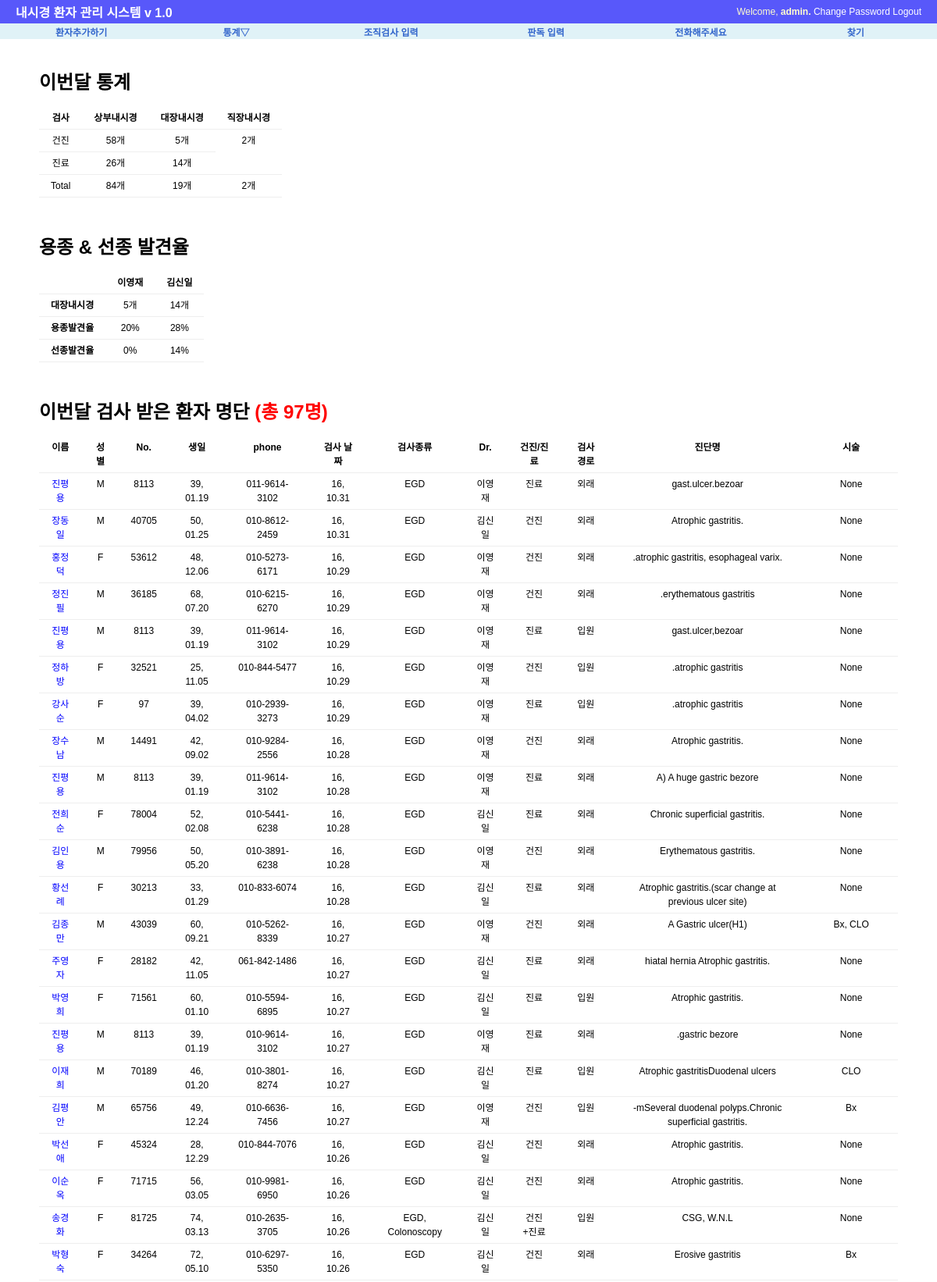
The page /procedure/thismonth/ (signed in, upper part) on the database its author committed.
### procedure/models.py (models this page shows, shortened)
class Exam(models.Model):
    exam_date=models.DateField('검사 날짜', default=date.today)
    exam_type=MultiSelectField('내시경 종류', max_length=20, max_choices=3,choices=(('E', 'EGD'),('C','Colonoscopy'), ('S','Sigmoidoscopy')))
    exam_doc=models.CharField('의사', max_length=30, choices=(('이영재','이영재'),('김신일','김신일')), default='김신일')
    exam_class=models.CharField('건진/진료',max_length=30, choices=(('건진',"건진"),('진료',"진료"),('건진+진료',"건진+진료")), default='건진')
    exam_place=models.CharField('외래/입원', max_length=20, choices=(('입원', '입원'), ('외래', '외래')), default='외래')
    patient_name=models.CharField('환자 이름', max_length=50)
    hospital_no=models.CharField('환자등록 번호', max_length=10)
    patient_sex=models.CharField('성별',max_length=10, choices=(('M',"남자"),('F', "여자")), default='M')
    patient_birth=models.DateField('생일', auto_now=False)
    patient_phone=models.CharField("전화번호", max_length=15, default="010-")
    exam_Dx=models.CharField("내시경 진단명",max_length=200)
    exam_procedure=MultiSelectField("시술", max_length=20, max_choices=5, choices=(('None','None'),('Bx',"Bx"),('CLO','CLO'),('Polypectomy', "Polypectomy"),("EMR",'EMR'),
                                                           ('ForeignBody','Foreign Body Remove'),('BleedingControl','Bleeding Control'),('PEG','PEG')))
    Bx_result=models.CharField("조직검사 결과", max_length=200, default=".")
    follow_up=models.IntegerField("추적검사 기간", default=0)
    phone_check=models.CharField("전화 통화 결과", max_length=50, default='.')
    re_visit=models.BooleanField("재방문", default=False)
    class Meta:
        ordering=['-exam_date']

### procedure/views.py (the view)
@login_required
def thismonth(request):
    g_egd=0 #건진위내시경
    j_egd=0 #진료위내시경
    g_colon=0 #건진대장내시경
    j_colon=0 #진료대장내시경
    sig=0
    first_colon=0
    second_colon=0
    first_polyp=0
    second_polyp=0
    first_adenoma=0
    second_adenoma=0
    today=date.today()
    this_month=today.month
    this_year=today.year
    all_patients=Exam.objects.all()
    context={'object_list':[],'g_egd':0, 'j_egd':0, 'total_egd':0, 'g_colon':0, 'j_colon':0, 'total_colon':0, 'sig':0, 'first_colon':0,
             'first_polyp_rate':0, 'first_adr':0, 'second_colon':0, 'second_polyp_rate':0, 'second_adr':0}
    for patient in all_patients:
        if patient.exam_date.year==this_year and patient.exam_date.month==this_month:
            context['object_list'].append(patient)
            if 'E' in patient.exam_type:
                if patient.exam_class =='건진':
                    g_egd+=1
                elif patient.exam_class=="진료":
                    j_egd+=1
                elif patient.exam_class == "건진+진료":
                    g_egd+=1
            if 'C' in patient.exam_type:
                if patient.exam_doc=="이영재":
                    first_colon+=1
                    if 'Polypectomy' in patient.exam_procedure or 'EMR' in patient.exam_procedure:
                        first_polyp+=1
                    if 'adenoa' in patient.Bx_result:
                        first_adenoma+=1
                elif patient.exam_doc=="김신일":
                    second_colon+=1
                    if 'Polypectomy' in patient.exam_procedure or 'EMR' in patient.exam_procedure:
                        second_polyp+=1
                    if 'adenoma' in patient.Bx_result:
                        second_adenoma+=1
                if patient.exam_class=="건진":
                    g_colon+=1
                elif patient.exam_class=="진료":
                    j_colon+=1
                elif patient.exam_class=="건진+진료":
                    j_colon+=1
            if 'S' in patient.exam_type : sig+=1
    context['g_egd']=g_egd
    context['j_egd'] = j_egd
    context['total_egd']=g_egd+j_egd
    context['g_colon']=g_colon
    context['j_colon']=j_colon
    context['total_colon']=g_colon+j_colon
    context['sig']=sig
    context['first_colon']=first_colon
    context['second_colon']=second_colon
    if first_colon !=0:
        context['first_polyp_rate']=int(float(first_polyp)/first_colon *100)
        context['first_adr'] = int(float(first_adenoma) / first_colon * 100)
    else : context['first_polyp_rate']='None'
    if second_colon !=0:
        context['second_polyp_rate'] = int(float(second_polyp) / second_colon * 100)
        context['second_adr'] = int(float(second_adenoma) / second_colon * 100)
    else : context['second_polyp_rate']='None'
    return render(request, 'procedure/this_month_list.html', context)

### procedure/templates/procedure/this_month_list.html (shortened to what this page needs)
{%  extends "base.html" %}
{% block content %}
<div id="content">
    <h1> 이번달 통계</h1>
    <table>
        <tr>
            <th> 검사 </th>
            <th> 상부내시경 </th>
            <th> 대장내시경</th>
            <th> 직장내시경 </th>
        </tr>
        <tr>
            <td> 건진</td>
            <td> {{g_egd}}개</td>
            <td> {{g_colon}}개</td>
            <td rowspan="2"> {{sig}}개</td>
        </tr>
        <tr>
            <td> 진료 </td>
            <td> {{j_egd}}개</td>
            <td> {{j_colon}}개</td>
        </tr>
        <tr>
            <td> Total</td>
            <td>{{total_egd}}개</td>
            <td> {{total_colon}}개</td>
            <td> {{sig}}개 </td>
        </tr>
    </table>
     <br><br>
    <h1> 용종 & 선종 발견율</h1>
    <table>
        <tr>
            <th> </th>
            <th> 이영재</th>
            <th> 김신일</th>
        </tr>
        <tr>
            <td> <strong>대장내시경</strong></td>
            <td> {{first_colon}}개</td>
            <td> {{second_colon}}개</td>
        </tr>
        <tr>
            <td> <strong>용종발견율</strong></td>
            <td> {{first_polyp_rate}}%</td>
            <td> {{second_polyp_rate}}%</td>
        </tr>
        <tr>
            <td> <strong>선종발견율</strong></td>
            <td> {{first_adr}}%</td>
            <td> {{second_adr}}%</td>
        </tr>
    </table>
    <br><br>
    <h1> 이번달 검사 받은 환자 명단 <font color="red">(총 {{object_list | length }}명)</font></h1>
    {%  if object_list %}
        <table>
        <tr>
        <th> 이름</th>
        <th> 성별</th>
        <th> No.</th>
        <th> 생일</th>
        <th> phone</th>
        <th> 검사 날짜</th>
        <th> 검사종류</th>
        <th> Dr.</th>
        <th> 건진/진료</th>
        <th> 검사 경로</th>
        <th> 진단명</th>
        <th> 시술</th>
        </tr>
    {%  for list in object_list %}
        <tr>
        <td><a href="{% url 'procedure:month_update' list.id %}"><font color="blue">{{ list.patient_name }}</font></a></td>
        <td>{{ list.patient_sex }}</td>
        <td>{{ list.hospital_no}}</td>
        <td>{{ list.patient_birth |  date:"y, m.d"}}</td>
        <td>{{ list.patient_phone}}</td>
        <td>{{ list.exam_date |  date:"y, m.d" }}</td>
        <td>{{ list.exam_type }}</td>
        <td>{{ list.exam_doc}}</td>
        <td>{{ list.exam_class }}</td>
        <td>{{ list.exam_place }}</td>
        <td>{{ list.exam_Dx }}</td>
        <td>{{ list.exam_procedure }}</td>
        </tr>
    {% endfor %}
        </table>
    {%  endif %}
</div>
{% endblock %}

### templates/base.html (shortened to what this page needs)
<!DOCTYPE html>
<html lang="ko">
<head>
    {% load staticfiles %}
    <link rel="stylesheet" type="text/css" href="{% static "css/base.css" %}" >
    <link rel="stylesheet" type="text/css" href="{% block extrastyle %}{% endblock %}" />
</head>
<body>
<div id="header">
    <h2 class="maintitle"><a href="#"> <a href="{% url 'home' %}"> 내시경 환자 관리 시스템 v 1.0</a></h2>
    {% if user.is_active %}
    <h4 class="welcome">Welcome,
        <strong> {% firstof user.get_short_name user.get_username %}.</strong>
        <a href="{% url 'password_change' %}"> Change Password</a>
        <a href="{% url 'logout' %}">Logout</a>
    </h4>
    {% else %}
    <h4 class="welcome"> 로그인해 주세요./
        <a href=" {% url 'login' %}">Login</a>
        <a href=" {% url 'register' %}">Register</a>
    </h4>
    {% endif %}
</div>
<div id ="menu">
    <li><a href="{% url 'procedure:add' %}"> 환자추가하기</a></li>
    <li><a href="#" >통계&bigtriangledown;</a>
    </li>
    <li><a href="{% url 'procedure:biopsy' %}">조직검사 입력</a></li>
    <li><a href="{% url 'procedure:readinglist' %}">판독 입력</a></li>
    <li><a href="{% url 'procedure:phone' %}">전화해주세요</a></li>
    <li><a href="{% url 'procedure:search' %}"> 찾기</a></li>
</div>
{% block content %}{% endblock %}
</body>
</html>

### static/css/base.css (style rules this page uses)
body { font-family: "Lucida Grande", Verdana, Arial,sans-serif; font-size: 12px }
div#header { position: absolute; top: 0px; left: 0px; height: 30px; width:1200px; display: table; background: #5858FA; }
div#menu { position: absolute; top:30px; left:0px; height: 20px; width: 1200px; display:table; table-layout: fixed; border-spacing: 10px 0px; background: #E0F2F7; font_size: 8px; }
div#content { position: absolute; top: 70px; left: 50px; right: 50px; }
.maintitle { display: table-cell; vertical-align: middle; padding-left: 20px; color: #fffccf; font-weight: bold; font-size: 16px; }
.welcome { display: table-cell; vertical-align: middle; text-align: right; padding-right: 20px; color: #fffccf; font-weight: normal; font-size: 12px; }
div#menu a:link, div#menu a:visited { color:#36c; }
div#menu >li { display: table-cell; vertical-align: middle; border: 0px solid #bbb; border-radius: 5px; text-align: center; font-weight: bold; }
a:link, a:visited { color: #FFFFFF; text-decoration: none; }
table { border-collapse: collapse; text-align: center; }
td, th { line-height: 18px; border-bottom: 1px solid #eee; vertical-align: top; padding : 5px 15px; font-family : "Lucida Grande", Verdana, Arial, sans-serif; }

### rows shown on the page
Exam: patient_name "진평용", patient_sex "M", hospital_no "8113", patient_birth "39, 01.19", patient_phone "011-9614-3102", exam_date "16, 10.31", exam_type "EGD", exam_doc "이영재", exam_class "진료", exam_place "외래", exam_Dx "gast.ulcer.bezoar", exam_procedure "None"
Exam: patient_name "장동일", patient_sex "M", hospital_no "40705", patient_birth "50, 01.25", patient_phone "010-8612-2459", exam_date "16, 10.31", exam_type "EGD", exam_doc "김신일", exam_class "건진", exam_place "외래", exam_Dx "Atrophic gastritis.", exam_procedure "None"
Exam: patient_name "홍정덕", patient_sex "F", hospital_no "53612", patient_birth "48, 12.06", patient_phone "010-5273-6171", exam_date "16, 10.29", exam_type "EGD", exam_doc "이영재", exam_class "건진", exam_place "외래", exam_Dx ".atrophic gastritis, esophageal varix.", exam_procedure "None"
Exam: patient_name "정진필", patient_sex "M", hospital_no "36185", patient_birth "68, 07.20", patient_phone "010-6215-6270", exam_date "16, 10.29", exam_type "EGD", exam_doc "이영재", exam_class "건진", exam_place "외래", exam_Dx ".erythematous gastritis", exam_procedure "None"
Exam: patient_name "진평용", patient_sex "M", hospital_no "8113", patient_birth "39, 01.19", patient_phone "011-9614-3102", exam_date "16, 10.29", exam_type "EGD", exam_doc "이영재", exam_class "진료", exam_place "입원", exam_Dx "gast.ulcer,bezoar", exam_procedure "None"
Exam: patient_name "정하방", patient_sex "F", hospital_no "32521", patient_birth "25, 11.05", patient_phone "010-844-5477", exam_date "16, 10.29", exam_type "EGD", exam_doc "이영재", exam_class "건진", exam_place "입원", exam_Dx ".atrophic gastritis", exam_procedure "None"
Exam: patient_name "강사순", patient_sex "F", hospital_no "97", patient_birth "39, 04.02", patient_phone "010-2939-3273", exam_date "16, 10.29", exam_type "EGD", exam_doc "이영재", exam_class "진료", exam_place "입원", exam_Dx ".atrophic gastritis", exam_procedure "None"
Exam: patient_name "장수남", patient_sex "M", hospital_no "14491", patient_birth "42, 09.02", patient_phone "010-9284-2556", exam_date "16, 10.28", exam_type "EGD", exam_doc "이영재", exam_class "건진", exam_place "외래", exam_Dx "Atrophic gastritis.", exam_procedure "None"
Exam: patient_name "진평용", patient_sex "M", hospital_no "8113", patient_birth "39, 01.19", patient_phone "011-9614-3102", exam_date "16, 10.28", exam_type "EGD", exam_doc "이영재", exam_class "진료", exam_place "외래", exam_Dx "A) A huge gastric bezore", exam_procedure "None"
Exam: patient_name "전희순", patient_sex "F", hospital_no "78004", patient_birth "52, 02.08", patient_phone "010-5441-6238", exam_date "16, 10.28", exam_type "EGD", exam_doc "김신일", exam_class "진료", exam_place "외래", exam_Dx "Chronic superficial gastritis.", exam_procedure "None"
Exam: patient_name "김인용", patient_sex "M", hospital_no "79956", patient_birth "50, 05.20", patient_phone "010-3891-6238", exam_date "16, 10.28", exam_type "EGD", exam_doc "이영재", exam_class "건진", exam_place "외래", exam_Dx "Erythematous gastritis.", exam_procedure "None"
Exam: patient_name "황선례", patient_sex "F", hospital_no "30213", patient_birth "33, 01.29", patient_phone "010-833-6074", exam_date "16, 10.28", exam_type "EGD", exam_doc "김신일", exam_class "진료", exam_place "외래", exam_Dx "Atrophic gastritis.(scar change at previous ulcer site)", exam_procedure "None"
Exam: patient_name "김종만", patient_sex "M", hospital_no "43039", patient_birth "60, 09.21", patient_phone "010-5262-8339", exam_date "16, 10.27", exam_type "EGD", exam_doc "이영재", exam_class "건진", exam_place "외래", exam_Dx "A Gastric ulcer(H1)", exam_procedure "Bx, CLO"
Exam: patient_name "주영자", patient_sex "F", hospital_no "28182", patient_birth "42, 11.05", patient_phone "061-842-1486", exam_date "16, 10.27", exam_type "EGD", exam_doc "김신일", exam_class "진료", exam_place "외래", exam_Dx "hiatal hernia Atrophic gastritis.", exam_procedure "None"
Exam: patient_name "박영희", patient_sex "F", hospital_no "71561", patient_birth "60, 01.10", patient_phone "010-5594-6895", exam_date "16, 10.27", exam_type "EGD", exam_doc "김신일", exam_class "진료", exam_place "입원", exam_Dx "Atrophic gastritis.", exam_procedure "None"
Exam: patient_name "진평용", patient_sex "M", hospital_no "8113", patient_birth "39, 01.19", patient_phone "010-9614-3102", exam_date "16, 10.27", exam_type "EGD", exam_doc "이영재", exam_class "진료", exam_place "외래", exam_Dx ".gastric bezore", exam_procedure "None"
Exam: patient_name "이재희", patient_sex "M", hospital_no "70189", patient_birth "46, 01.20", patient_phone "010-3801-8274", exam_date "16, 10.27", exam_type "EGD", exam_doc "김신일", exam_class "진료", exam_place "입원", exam_Dx "Atrophic gastritisDuodenal ulcers", exam_procedure "CLO"
Exam: patient_name "김평안", patient_sex "M", hospital_no "65756", patient_birth "49, 12.24", patient_phone "010-6636-7456", exam_date "16, 10.27", exam_type "EGD", exam_doc "이영재", exam_class "건진", exam_place "입원", exam_Dx "-mSeveral duodenal polyps.Chronic superficial gastritis.", exam_procedure "Bx"
Exam: patient_name "박선애", patient_sex "F", hospital_no "45324", patient_birth "28, 12.29", patient_phone "010-844-7076", exam_date "16, 10.26", exam_type "EGD", exam_doc "김신일", exam_class "건진", exam_place "외래", exam_Dx "Atrophic gastritis.", exam_procedure "None"
Exam: patient_name "이순옥", patient_sex "F", hospital_no "71715", patient_birth "56, 03.05", patient_phone "010-9981-6950", exam_date "16, 10.26", exam_type "EGD", exam_doc "김신일", exam_class "건진", exam_place "외래", exam_Dx "Atrophic gastritis.", exam_procedure "None"
Exam: patient_name "송경화", patient_sex "F", hospital_no "81725", patient_birth "74, 03.13", patient_phone "010-2635-3705", exam_date "16, 10.26", exam_type "EGD, Colonoscopy", exam_doc "김신일", exam_class "건진+진료", exam_place "입원", exam_Dx "CSG, W.N.L", exam_procedure "None"
Exam: patient_name "박형숙", patient_sex "F", hospital_no "34264", patient_birth "72, 05.10", patient_phone "010-6297-5350", exam_date "16, 10.26", exam_type "EGD", exam_doc "김신일", exam_class "건진", exam_place "외래", exam_Dx "Erosive gastritis", exam_procedure "Bx"

### other values the page prints
{{ g_egd }} "58"
{{ g_colon }} "5"
{{ sig }} "2"
{{ j_egd }} "26"
{{ j_colon }} "14"
{{ total_egd }} "84"
{{ total_colon }} "19"
{{ first_colon }} "5"
{{ second_colon }} "14"
{{ first_polyp_rate }} "20"
{{ second_polyp_rate }} "28"
{{ first_adr }} "0"
{{ second_adr }} "14"
{{ object_list | length }} "97"
